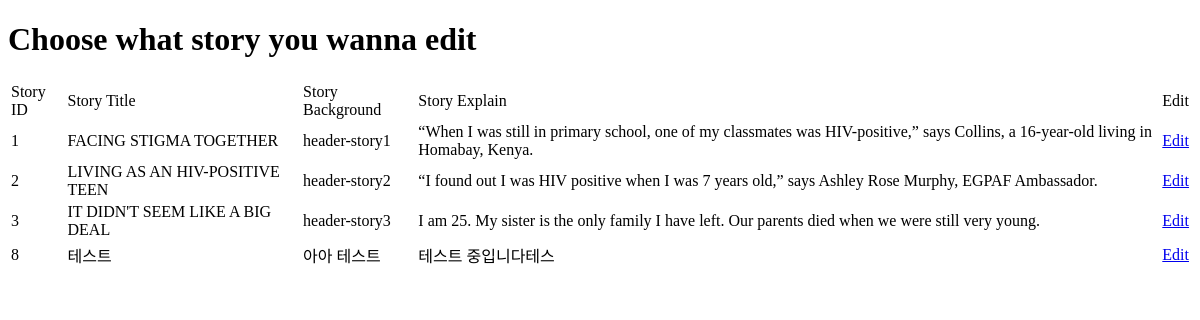
The app's page /admin/admin_check_content.php, older data.
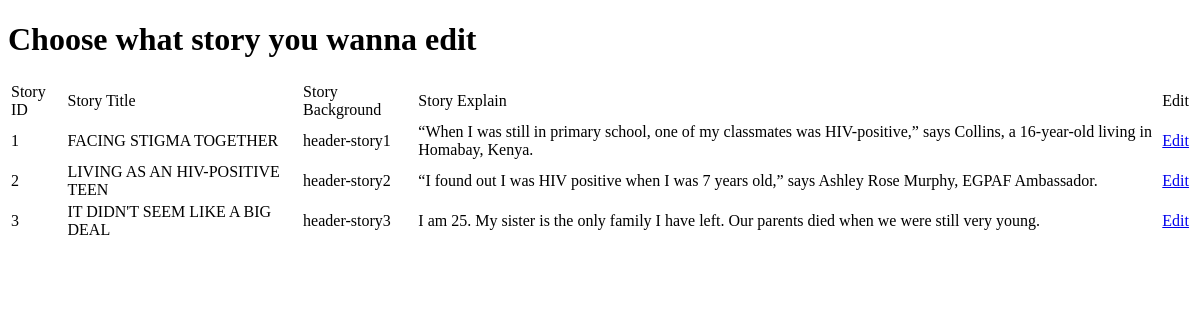
The same page, newer data.
### tables this page shows
CREATE TABLE `tbl_story` (
  `story_id` int(11) NOT NULL,
  `story_title` varchar(50) NOT NULL,
  `story_img` varchar(100) NOT NULL,
  `story_explain` varchar(200) NOT NULL,
  `story_description` text NOT NULL,
  `story_video` varchar(50) NOT NULL,
  `story_background` varchar(50) NOT NULL
);

### admin/script/read.php (called while the page is built, shortened)
<?php
function getAll($tbl) {
    $pdo = Database::getInstance()->getConnection();
    $queryAll = 'SELECT * FROM '.$tbl;
    $results = $pdo->query($queryAll);
    if($results) {
        return $results;
    } else {
        return 'There was a problem accessing this info';
    }
};

### admin/admin_check_content.php (the view, shortened to what this page needs)
<?php
    $story = 'tbl_story';
    $contents = getAll($story);
?>
<!DOCTYPE html>
<html lang="en">
<head>
</head>
<body>
    <h1>Choose what story you wanna edit</h1>
    <?php if($contents):?>
    <table>
        <thead>
            <tr>
                <td>Story ID</td>
                <td>Story Title</td>
                <td>Story Background</td>
                <td>Story Explain</td>
                <td>Edit</td>
            </tr>
        </thead>
        <?php while($content = $contents->fetch(PDO::FETCH_ASSOC)):?>
        <tbody>
            <tr>
                <td><?php echo $content['story_id'];?></td>
                <td><?php echo $content['story_title'];?></td>
                <td><?php echo $content['story_background'];?></td>
                <td><?php echo $content['story_explain'];?></td>
                <td><a href="admin_edit_content.php?id=<?php echo $content['story_id'];?>">Edit</a></td>
            </tr>
        <?php endwhile;?>
        </tbody>
    </table>
        <?php endif;?>
</body>
</html>

Row changes from the older to the newer data that the page shows:
removed tbl_story: story_id "8", story_title "테스트", story_background "아아 테스트", story_explain "테스트 중입니다테스"
